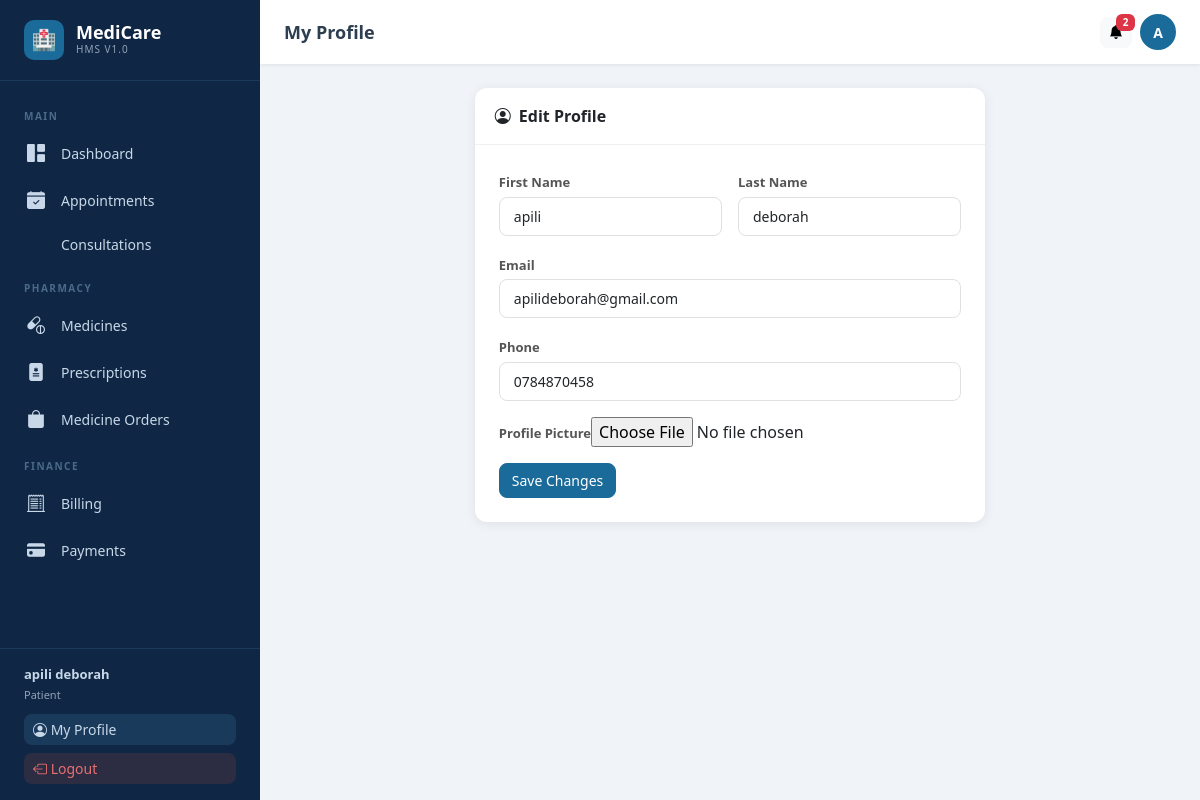
Page /users/profile/ (signed in) on the committed database.
### users/models.py (models this page shows, shortened)
class User(AbstractUser):
    ROLE_CHOICES = [
        ('admin', 'Admin'),
        ('doctor', 'Doctor'),
        ('nurse', 'Nurse'),
        ('patient', 'Patient'),
    ]
    role = models.CharField(max_length=20, choices=ROLE_CHOICES, default='patient')
    phone = models.CharField(max_length=20, blank=True)
    profile_pic = models.ImageField(upload_to='profiles/', blank=True, null=True)
    is_approved = models.BooleanField(default=True)
    created_at = models.DateTimeField(auto_now_add=True)

### users/views.py (the view)
# urls.py: path('profile/', views.profile, name='profile'),
@login_required
def profile(request):
    user = request.user
    form = UserUpdateForm(request.POST or None, request.FILES or None, instance=user)
    if request.method == 'POST' and form.is_valid():
        form.save()
        messages.success(request, 'Profile updated successfully.')
        return redirect('users:profile')
    return render(request, 'users/profile.html', {'form': form})

### users/forms.py
class UserUpdateForm(forms.ModelForm):
    class Meta:
        model = User
        fields = ['first_name','last_name','email','phone','profile_pic']
        widgets = {
            'first_name': forms.TextInput(attrs={'class':'form-control'}),
            'last_name': forms.TextInput(attrs={'class':'form-control'}),
            'email': forms.EmailInput(attrs={'class':'form-control'}),
            'phone': forms.TextInput(attrs={'class':'form-control'}),
        }

### notifications/context_processors.py (called while the page is built)
def unread_notifications(request):
    if request.user.is_authenticated:
        from notifications.models import Notification
        count = Notification.objects.filter(recipient=request.user, is_read=False).count()
        return {'unread_notification_count': count}
    return {'unread_notification_count': 0}

### templates/users/profile.html (shortened to what this page needs)
{% extends 'base.html' %}
{% block page_title %}My Profile{% endblock %}
{% block content %}
<div class="row justify-content-center">
<div class="col-lg-7">
<div class="card">
  <div class="card-header"><i class="bi bi-person-circle me-2"></i>Edit Profile</div>
  <div class="card-body p-4">
    <form method="post" enctype="multipart/form-data">
      <div class="row g-3">
        <div class="col-6"><label class="form-label">First Name</label>{{ form.first_name }}</div>
        <div class="col-6"><label class="form-label">Last Name</label>{{ form.last_name }}</div>
        <div class="col-12"><label class="form-label">Email</label>{{ form.email }}</div>
        <div class="col-12"><label class="form-label">Phone</label>{{ form.phone }}</div>
        <div class="col-12"><label class="form-label">Profile Picture</label>{{ form.profile_pic }}</div>
        <div class="col-12"><button type="submit" class="btn btn-primary">Save Changes</button></div>
      </div>
    </form>
  </div>
</div>
</div>
</div>
{% endblock %}

### templates/base.html (shortened to what this page needs)
<!DOCTYPE html>
<html lang="en">
<head>
{% load static %}
<link href="https://cdn.jsdelivr.net/npm/bootstrap@5.3.2/dist/css/bootstrap.min.css" rel="stylesheet">
<link href="https://cdn.jsdelivr.net/npm/bootstrap-icons@1.11.3/font/bootstrap-icons.min.css" rel="stylesheet">
</head>
<body>
{% if user.is_authenticated %}
<aside class="sidebar" id="sidebar">
  <a href="{% url 'users:dashboard' %}" class="sidebar-brand">
    <div class="logo-icon">🏥</div>
    <div><div class="logo-text">MediCare</div><div class="logo-sub">HMS v1.0</div></div>
  </a>
  <nav class="sidebar-nav">
    <div class="nav-section-title">Main</div>
    <a href="{% url 'users:dashboard' %}" class="nav-link {% if request.resolver_match.url_name == 'dashboard' %}active{% endif %}">
      <i class="bi bi-grid-1x2-fill"></i> Dashboard
    </a>
    <a href="{% url 'appointments:appointment_list' %}" class="nav-link {% if 'appointments' in request.path and 'consultations' not in request.path %}active{% endif %}">
      <i class="bi bi-calendar-check-fill"></i> Appointments
    </a>
    <a href="{% url 'appointments:consultation_list' %}" class="nav-link {% if 'consultations' in request.path %}active{% endif %}">
       Consultations
    </a>
    <div class="nav-section-title">Pharmacy</div>
    <a href="{% url 'pharmacy:medicine_list' %}" class="nav-link {% if 'pharmacy' in request.path and 'prescriptions' not in request.path and 'orders' not in request.path %}active{% endif %}">
      <i class="bi bi-capsule-pill"></i> Medicines
    </a>
    <a href="{% url 'pharmacy:prescription_list' %}" class="nav-link {% if 'prescriptions' in request.path %}active{% endif %}">
      <i class="bi bi-file-medical-fill"></i> Prescriptions
    </a>
    {% if user.role == 'patient' or user.role == 'admin' %}
    <a href="{% url 'pharmacy:order_list' %}" class="nav-link {% if 'orders' in request.path %}active{% endif %}">
      <i class="bi bi-bag-fill"></i> Medicine Orders
    </a>
    {% endif %}
    <div class="nav-section-title">Finance</div>
    <a href="{% url 'billing:bill_list' %}" class="nav-link {% if 'billing' in request.path %}active{% endif %}">
      <i class="bi bi-receipt-cutoff"></i> Billing
    </a>
    <a href="{% url 'payments:payment_list' %}" class="nav-link {% if 'payments' in request.path %}active{% endif %}">
      <i class="bi bi-credit-card-fill"></i> Payments
    </a>
  </nav>
  <div class="sidebar-footer">
    <div style="color:#c8d8e8;font-size:13px;margin-bottom:10px">
      <strong>{{ user.get_full_name|default:user.username }}</strong><br>
      <span style="opacity:.7;font-size:11px;text-transform:capitalize">{{ user.role }}</span>
    </div>
    <a href="{% url 'users:profile' %}" class="btn btn-sm mb-2" style="background:#1a3a5c;color:#c8d8e8;width:100%;text-align:left">
      <i class="bi bi-person-circle"></i> My Profile
    </a>
    <a href="{% url 'users:logout' %}" class="btn btn-sm" style="background:#e74c3c22;color:#e87070;width:100%;text-align:left">
      <i class="bi bi-box-arrow-left"></i> Logout
    </a>
  </div>
</aside>
<div class="topbar">
  <span class="page-title">{% block page_title %}Dashboard{% endblock %}</span>
  <div class="topbar-actions">
    <a href="{% url 'notifications:notification_list' %}" class="btn btn-light btn-sm position-relative" title="Notifications">
      <i class="bi bi-bell-fill"></i>
      {% if unread_notification_count > 0 %}
      <span class="badge bg-danger position-absolute" style="top:-4px;right:-4px;font-size:10px;min-width:18px">{{ unread_notification_count }}</span>
      {% endif %}
    </a>
    <a href="{% url 'users:profile' %}" class="topbar-avatar" title="My Profile">
      {{ user.first_name|first|upper|default:user.username|first|upper }}
    </a>
  </div>
</div>
<main class="main-wrapper">
{% endif %}
  {% block content %}{% endblock %}
{% if user.is_authenticated %}</main>{% endif %}
</body>
</html>

### templates/base.html (style rules this page uses)
:root { --primary:#1a6b9a;--primary-dark:#134f73;--primary-light:#e8f4fd; --sidebar-w:260px;--sidebar-bg:#0f2744;--sidebar-text:#c8d8e8; --sidebar-hover:#1a3a5c;--sidebar-active:#1a6b9a; --topbar-h:64px;--body-bg:#f0f4f8;--card-shadow:0 2px 12px rgba(0,0,0,.08); }
body { background:var(--body-bg);font-family:'Segoe UI',system-ui,sans-serif;margin:0;overflow-x:hidden }
.sidebar { position:fixed;top:0;left:0;height:100vh;width:var(--sidebar-w);background:var(--sidebar-bg);z-index:1000;display:flex;flex-direction:column;transition:transform .3s ease }
.sidebar-brand { padding:20px 24px;border-bottom:1px solid #1a3a5c;display:flex;align-items:center;gap:12px;color:#fff;text-decoration:none }
.sidebar-brand .logo-icon { width:40px;height:40px;background:var(--primary);border-radius:10px;display:flex;align-items:center;justify-content:center;font-size:20px;flex-shrink:0 }
.sidebar-brand .logo-text { font-size:18px;font-weight:700;line-height:1.1 }
.sidebar-brand .logo-sub { font-size:10px;color:var(--sidebar-text);opacity:.7;letter-spacing:1px;text-transform:uppercase }
.sidebar-nav { flex:1;overflow-y:auto;padding:12px 0 }
.nav-section-title { font-size:10px;font-weight:600;color:#4a6a8a;text-transform:uppercase;letter-spacing:1.5px;padding:16px 24px 6px }
.nav-link { display:flex;align-items:center;gap:12px;padding:10px 24px;color:var(--sidebar-text);text-decoration:none;font-size:14px;transition:all .2s;border-left:3px solid transparent }
.nav-link .bi { font-size:18px;flex-shrink:0;width:22px }
.sidebar-footer { padding:16px 24px;border-top:1px solid #1a3a5c }
.topbar { position:fixed;top:0;left:var(--sidebar-w);right:0;height:var(--topbar-h);background:#fff;box-shadow:0 1px 4px rgba(0,0,0,.08);z-index:999;display:flex;align-items:center;padding:0 24px;gap:16px }
.topbar .page-title { font-size:18px;font-weight:600;color:#2c3e50;flex:1 }
.topbar .topbar-actions { display:flex;align-items:center;gap:8px }
.topbar-avatar { width:36px;height:36px;border-radius:50%;background:var(--primary);color:#fff;display:flex;align-items:center;justify-content:center;font-weight:600;font-size:14px;text-decoration:none }
.main-wrapper { margin-left:var(--sidebar-w);margin-top:var(--topbar-h);padding:24px;min-height:calc(100vh - var(--topbar-h)) }
.card { border:none;border-radius:12px;box-shadow:var(--card-shadow) }
.card-header { background:transparent;border-bottom:1px solid #f0f0f0;padding:16px 20px;font-weight:600 }
.form-control,.form-select { border-radius:8px;border:1px solid #e0e0e0;font-size:14px;padding:8px 14px }
.form-label { font-size:13px;font-weight:600;color:#555;margin-bottom:4px }
.btn { border-radius:8px;font-size:14px;font-weight:500 }
.btn-primary { background:var(--primary);border-color:var(--primary) }

### rows in the picture
User: get_full_name "apili deborah", role "Patient", first_name|first "A", first_name "apili", last_name "deborah", email "apilideborah@gmail.com", phone "0784870458"

### other values in the picture
{{ unread_notification_count }} "2"
